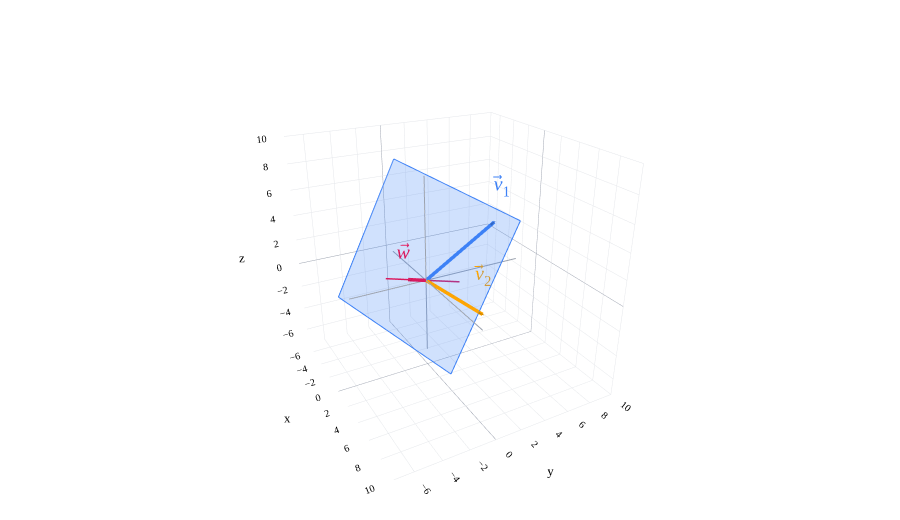

The code cell stored with this chart in its notebook:
### Markdown cell above
---

## Normal vectors

Remember that in [Chapter 2.1](02-01.ipynb), we saw that in the equation of a line in $\mathbb{R}^2$,

$$ax + by = c,$$

the vector $\begin{bmatrix} a \\ b\end{bmatrix}$ – found by reading the coefficients of $x$ and $y$ above – is orthogonal to the line above.

Let's try the same thing here. The coefficients on $x$, $y$, and $z$ in $$x-2y+z=0$$ imply the normal vector

$$\vec w=\begin{bmatrix}1\\-2\\1\end{bmatrix}.$$

### Code cell
fig=base3()
plane3(fig,(1,-2,1))
n=np.array([1,-2,1])
line3(fig,-2*n,2*n,PINK,width=3)
vec3(fig,(3,4,5),'<i>v</i>⃗<sub>1</sub>',BLUE)
vec3(fig,(5,2,-1),'<i>v</i>⃗<sub>2</sub>',ORANGE,offset=(-0.6,0.2,0.4))
vec3(fig,n,'<i>w</i>⃗',PINK,offset=(0.5,-0.5,0.4))
fig.update_layout(scene_camera=dict(eye=dict(x=2,y=-1.1,z=1.1)))
fig.show()

### Figure 1 — Plotly figure (JSON) as saved in the notebook; plotly's stock layout.template omitted (floating-point values rounded to 4 significant figures)
{"data": [{"hoverinfo": "skip", "line": {"color": "#9ca3af", "dash": "solid", "width": 2}, "mode": "lines", "showlegend": false, "type": "scatter3d", "x": [-6.0, 8.0], "y": [-0.0, 0.0], "z": [-0.0, 0.0]}, {"hoverinfo": "skip", "line": {"color": "#9ca3af", "dash": "solid", "width": 2}, "mode": "lines", "showlegend": false, "type": "scatter3d", "x": [-0.0, 0.0], "y": [-6.0, 8.0], "z": [-0.0, 0.0]}, {"hoverinfo": "skip", "line": {"color": "#9ca3af", "dash": "solid", "width": 2}, "mode": "lines", "showlegend": false, "type": "scatter3d", "x": [-0.0, 0.0], "y": [-0.0, 0.0], "z": [-6.0, 8.0]}, {"color": "#3d81f6", "flatshading": true, "hoverinfo": "skip", "i": [0, 0], "j": [1, 2], "k": [2, 3], "lighting": {"ambient": 1, "diffuse": 0, "fresnel": 0, "roughness": 1, "specular": 0}, "opacity": 0.24, "showscale": false, "type": "mesh3d", "x": [4.564, 4.564, -6.39, -6.39], "y": [-0.4103, 4.956, 0.5745, -4.792], "z": [-5.385, 5.348, 7.539, -3.194]}, {"hoverinfo": "skip", "line": {"color": "#3d81f6", "dash": "solid", "width": 2}, "mode": "lines", "showlegend": false, "type": "scatter3d", "x": [4.564, 4.564], "y": [-0.4103, 4.956], "z": [-5.385, 5.348]}, {"hoverinfo": "skip", "line": {"color": "#3d81f6", "dash": "solid", "width": 2}, "mode": "lines", "showlegend": false, "type": "scatter3d", "x": [4.564, -6.39], "y": [4.956, 0.5745], "z": [5.348, 7.539]}, {"hoverinfo": "skip", "line": {"color": "#3d81f6", "dash": "solid", "width": 2}, "mode": "lines", "showlegend": false, "type": "scatter3d", "x": [-6.39, -6.39], "y": [0.5745, -4.792], "z": [7.539, -3.194]}, {"hoverinfo": "skip", "line": {"color": "#3d81f6", "dash": "solid", "width": 2}, "mode": "lines", "showlegend": false, "type": "scatter3d", "x": [-6.39, 4.564], "y": [-4.792, -0.4103], "z": [-3.194, -5.385]}, {"hoverinfo": "skip", "line": {"color": "#d81a60", "dash": "solid", "width": 3}, "mode": "lines", "showlegend": false, "type": "scatter3d", "x": [-2, 2], "y": [4, -4], "z": [-2, 2]}, {"hoverinfo": "skip", "line": {"color": "#3d81f6", "dash": "solid", "width": 7}, "mode": "lines", "showlegend": false, "type": "scatter3d", "x": [0.0, 2.936], "y": [0.0, 3.915], "z": [0.0, 4.894]}, {"anchor": "tip", "colorscale": [[0, "#3d81f6"], [1, "#3d81f6"]], "hoverinfo": "skip", "showscale": false, "sizemode": "absolute", "sizeref": 0.45, "type": "cone", "u": [0.4243], "v": [0.5657], "w": [0.7071], "x": [3.0], "y": [4.0], "z": [5.0]}, {"hoverinfo": "skip", "mode": "text", "text": ["<i>v</i>⃗<sub>1</sub>"], "textfont": {"color": "#3d81f6", "family": "Palatino", "size": 20}, "type": "scatter3d", "x": [3.25], "y": [4.25], "z": [5.35]}, {"hoverinfo": "skip", "line": {"color": "orange", "dash": "solid", "width": 7}, "mode": "lines", "showlegend": false, "type": "scatter3d", "x": [0.0, 4.863], "y": [0.0, 1.945], "z": [0.0, -0.9726]}, {"anchor": "tip", "colorscale": [[0, "orange"], [1, "orange"]], "hoverinfo": "skip", "showscale": false, "sizemode": "absolute", "sizeref": 0.45, "type": "cone", "u": [0.9129], "v": [0.3651], "w": [-0.1826], "x": [5.0], "y": [2.0], "z": [-1.0]}, {"hoverinfo": "skip", "mode": "text", "text": ["<i>v</i>⃗<sub>2</sub>"], "textfont": {"color": "orange", "family": "Palatino", "size": 20}, "type": "scatter3d", "x": [4.4], "y": [2.2], "z": [-0.6]}, {"hoverinfo": "skip", "line": {"color": "#d81a60", "dash": "solid", "width": 7}, "mode": "lines", "showlegend": false, "type": "scatter3d", "x": [0.0, 0.9388], "y": [0.0, -1.878], "z": [0.0, 0.9388]}, {"anchor": "tip", "colorscale": [[0, "#d81a60"], [1, "#d81a60"]], "hoverinfo": "skip", "showscale": false, "sizemode": "absolute", "sizeref": 0.45, "type": "cone", "u": [0.4082], "v": [-0.8165], "w": [0.4082], "x": [1.0], "y": [-2.0], "z": [1.0]}, {"hoverinfo": "skip", "mode": "text", "text": ["<i>w</i>⃗"], "textfont": {"color": "#d81a60", "family": "Palatino", "size": 20}, "type": "scatter3d", "x": [1.5], "y": [-2.5], "z": [1.4]}], "layout": {"autosize": true, "colorway": ["#3d81f6", "orange", "#d81a60"], "font": {"color": "black", "family": "Palatino", "size": 16}, "height": 520, "margin": {"b": 0, "l": 0, "r": 0, "t": 15}, "paper_bgcolor": "white", "plot_bgcolor": "white", "scene": {"aspectmode": "cube", "bgcolor": "white", "camera": {"eye": {"x": 2, "y": -1.1, "z": 1.1}}, "xaxis": {"backgroundcolor": "white", "dtick": 2, "gridcolor": "#e5e7eb", "range": [-7.39, 10], "showbackground": true, "showspikes": false, "tickfont": {"size": 11}, "title": {"font": {"size": 13}, "text": "x"}, "zerolinecolor": "#9ca3af"}, "yaxis": {"backgroundcolor": "white", "dtick": 2, "gridcolor": "#e5e7eb", "range": [-7.39, 10], "showbackground": true, "showspikes": false, "tickfont": {"size": 11}, "title": {"font": {"size": 13}, "text": "y"}, "zerolinecolor": "#9ca3af"}, "zaxis": {"backgroundcolor": "white", "dtick": 2, "gridcolor": "#e5e7eb", "range": [-7.39, 10], "showbackground": true, "showspikes": false, "tickfont": {"size": 11}, "title": {"font": {"size": 13}, "text": "z"}, "zerolinecolor": "#9ca3af"}}, "showlegend": false, "xaxis": {"gridcolor": "#e5e7eb", "zerolinecolor": "#9ca3af"}, "yaxis": {"gridcolor": "#e5e7eb", "zerolinecolor": "#9ca3af"}}}
